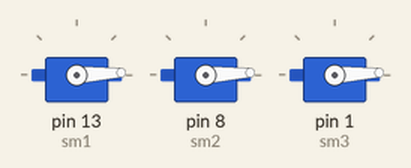
A sketch run on a simulated Arduino Uno, built with avr-gcc and run on an emulated ATmega328P. Shown: 3 × servo.

Above: at 0.05 s.
At 0.7 s:
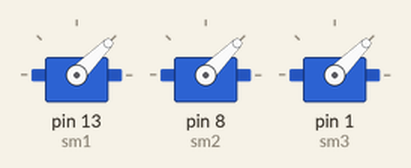
At 1.35 s:
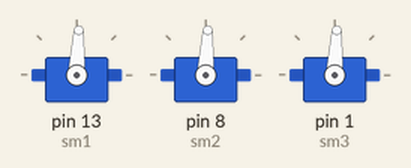
At 2.65 s:
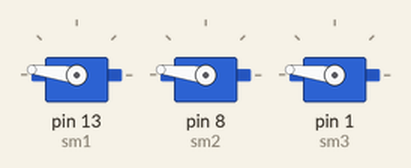
At 3.95 s:
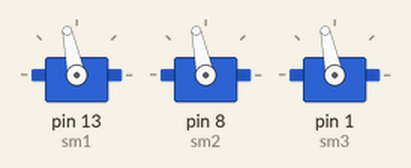
At 5.25 s:
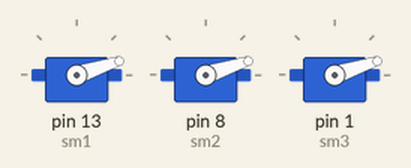
Timing chart, 0 to 7.2 s (numbered marks = the images above):
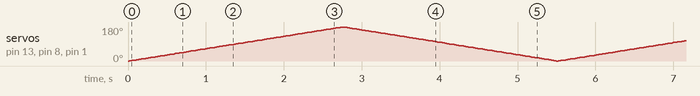

The sketch:

Pract_3.ino
```cpp
#include <Servo.h>;
Servo sm1, sm2, sm3;
int pos = 0;
void setup() {
sm1.attach(13);
sm2.attach(8);
sm3.attach(1);
}
void loop() {
for (pos = 0; pos <= 180; pos += 1) {

sm1.write(pos);
sm2.write(pos);
sm3.write(pos);


delay(15);
}
for (pos = 180; pos >= 0; pos -= 1) {

sm1.write(pos);
sm2.write(pos);
sm3.write(pos);
delay(15);
}
}
```
